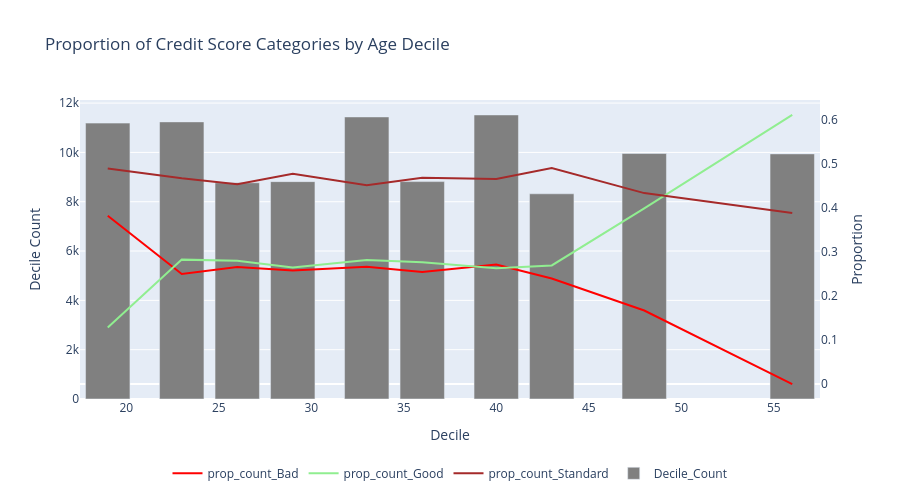

The notebook cell this image was saved under:
### Markdown cell above
<font color = 'skyblue'> Todos

### Code cell
chart_types = {
    "prop_count_Good":"line",
    "prop_count_Standard":"line",
    "prop_count_Bad": "line",  
    "Decile_Count": "bar"    
}

fig = plot_interactive_chart(
    df=deciles,  
    y_columns=["prop_count_Bad", "prop_count_Good", "prop_count_Standard", "Decile_Count"],  
    x_column="Decile_Max",  
    chart_types=chart_types, 
    title="Proportion of Credit Score Categories by Age Decile",
    x_title="Decile",
    y_title="Decile Count",  
    y2_title="Proportion",   
    secondary_y=["prop_count_Bad", "prop_count_Good", "prop_count_Standard"],  
    width=900,
    height=500,
    custom_colors={"prop_count_Bad": "red", "prop_count_Good":"lightgreen",
    "prop_count_Standard":"brown", "Decile_Count": "gray"}  
)

fig.show()

### Figure 1 — Plotly figure (JSON) as saved in the notebook; plotly's stock layout.template omitted (floating-point values rounded to 4 significant figures)
{"data": [{"line": {"color": "red"}, "mode": "lines", "name": "prop_count_Bad", "type": "scatter", "x": [19, 23, 26, 29, 33, 36, 40, 43, 48, 56], "y": [0.3821, 0.25, 0.2657, 0.258, 0.2667, 0.2547, 0.2715, 0.2397, 0.1671, 0.0], "yaxis": "y2"}, {"line": {"color": "lightgreen"}, "mode": "lines", "name": "prop_count_Good", "type": "scatter", "x": [19, 23, 26, 29, 33, 36, 40, 43, 48, 56], "y": [0.1283, 0.2826, 0.2802, 0.2645, 0.2818, 0.2768, 0.2629, 0.2695, 0.3992, 0.6113], "yaxis": "y2"}, {"line": {"color": "brown"}, "mode": "lines", "name": "prop_count_Standard", "type": "scatter", "x": [19, 23, 26, 29, 33, 36, 40, 43, 48, 56], "y": [0.4896, 0.4674, 0.4541, 0.4775, 0.4516, 0.4686, 0.4657, 0.4907, 0.4338, 0.3887], "yaxis": "y2"}, {"marker": {"color": "gray"}, "name": "Decile_Count", "type": "bar", "x": [19, 23, 26, 29, 33, 36, 40, 43, 48, 56], "y": [11188, 11238, 8769, 8815, 11438, 8816, 11519, 8322, 9955, 9940], "yaxis": "y"}], "layout": {"height": 500, "legend": {"orientation": "h", "x": 0.5, "xanchor": "center", "y": -0.2, "yanchor": "top"}, "title": {"text": "Proportion of Credit Score Categories by Age Decile"}, "width": 900, "xaxis": {"title": {"text": "Decile"}}, "yaxis": {"title": {"text": "Decile Count"}}, "yaxis2": {"overlaying": "y", "showgrid": false, "side": "right", "title": {"text": "Proportion"}}}}
